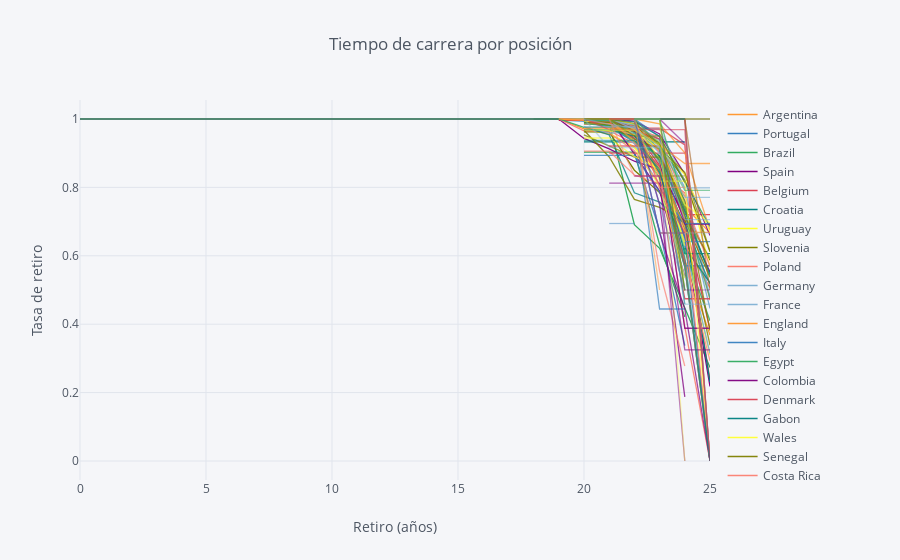

Notebook cell for this chart:
### Code cell
rates=survival(data, 'Nationality', 'Expire', 'Retirement')
rates.iplot(kind='line', xTitle='Retiro (años)', 
            yTitle='Tasa de retiro', title='Tiempo de carrera por posición')
